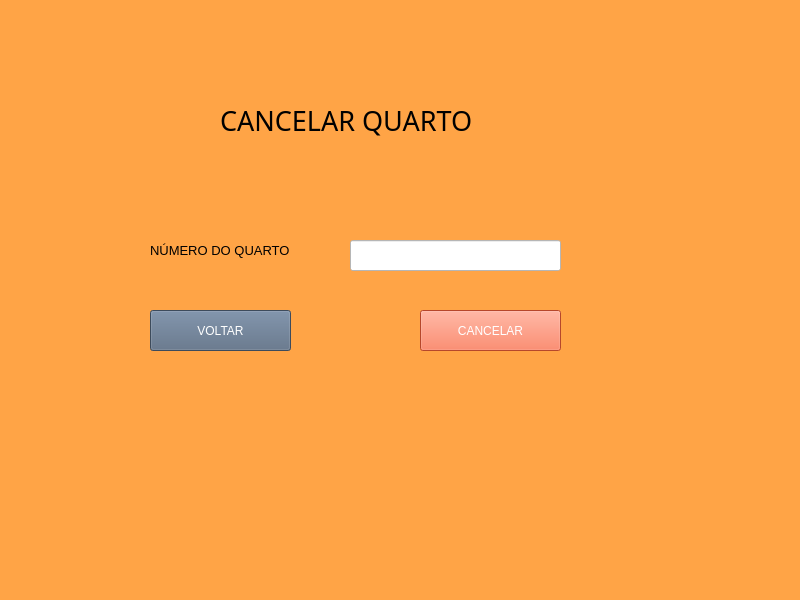
<?xml version="1.0" encoding="UTF-8"?>
<ui version="4.0">
 <class>MainWindow</class>
 <widget class="QMainWindow" name="MainWindow">
  <property name="geometry">
   <rect>
    <x>0</x>
    <y>0</y>
    <width>800</width>
    <height>600</height>
   </rect>
  </property>
  <property name="font">
   <font>
    <pointsize>13</pointsize>
   </font>
  </property>
  <property name="windowTitle">
   <string>MainWindow</string>
  </property>
  <property name="styleSheet">
   <string notr="true">background-color: rgb(255, 164, 70);</string>
  </property>
  <widget class="QWidget" name="centralwidget">
   <widget class="QLabel" name="label">
    <property name="geometry">
     <rect>
      <x>220</x>
      <y>100</y>
      <width>361</width>
      <height>41</height>
     </rect>
    </property>
    <property name="font">
     <font>
      <family>MV Boli</family>
      <pointsize>20</pointsize>
      <weight>50</weight>
      <italic>false</italic>
      <bold>false</bold>
     </font>
    </property>
    <property name="styleSheet">
     <string notr="true">font: 20pt &quot;MV Boli&quot;;
</string>
    </property>
    <property name="text">
     <string>CANCELAR QUARTO</string>
    </property>
   </widget>
   <widget class="QLabel" name="label_2">
    <property name="geometry">
     <rect>
      <x>150</x>
      <y>240</y>
      <width>171</width>
      <height>20</height>
     </rect>
    </property>
    <property name="font">
     <font>
      <pointsize>10</pointsize>
     </font>
    </property>
    <property name="text">
     <string>NÚMERO DO QUARTO</string>
    </property>
    <property name="alignment">
     <set>Qt::AlignLeading|Qt::AlignLeft|Qt::AlignVCenter</set>
    </property>
   </widget>
   <widget class="QLineEdit" name="lineEdit">
    <property name="geometry">
     <rect>
      <x>350</x>
      <y>240</y>
      <width>211</width>
      <height>31</height>
     </rect>
    </property>
    <property name="styleSheet">
     <string notr="true">background-color: rgb(255, 255, 255);
</string>
    </property>
   </widget>
   <widget class="QPushButton" name="pushButton">
    <property name="geometry">
     <rect>
      <x>420</x>
      <y>310</y>
      <width>141</width>
      <height>41</height>
     </rect>
    </property>
    <property name="styleSheet">
     <string notr="true">background-color: rgb(86, 105, 129);
background-color: rgb(255, 99, 60);
font: 10pt &quot;MS Shell Dlg 2&quot;;
color: rgb(255, 255, 255);</string>
    </property>
    <property name="text">
     <string>CANCELAR</string>
    </property>
   </widget>
   <widget class="QPushButton" name="pushButton_2">
    <property name="geometry">
     <rect>
      <x>150</x>
      <y>310</y>
      <width>141</width>
      <height>41</height>
     </rect>
    </property>
    <property name="styleSheet">
     <string notr="true">background-color: rgb(86, 105, 129);
font: 10pt &quot;MS Shell Dlg 2&quot;;
color: rgb(255, 255, 255);</string>
    </property>
    <property name="text">
     <string>VOLTAR</string>
    </property>
   </widget>
  </widget>
  <widget class="QMenuBar" name="menubar">
   <property name="geometry">
    <rect>
     <x>0</x>
     <y>0</y>
     <width>800</width>
     <height>26</height>
    </rect>
   </property>
  </widget>
  <widget class="QStatusBar" name="statusbar"/>
 </widget>
 <resources/>
 <connections/>
</ui>
